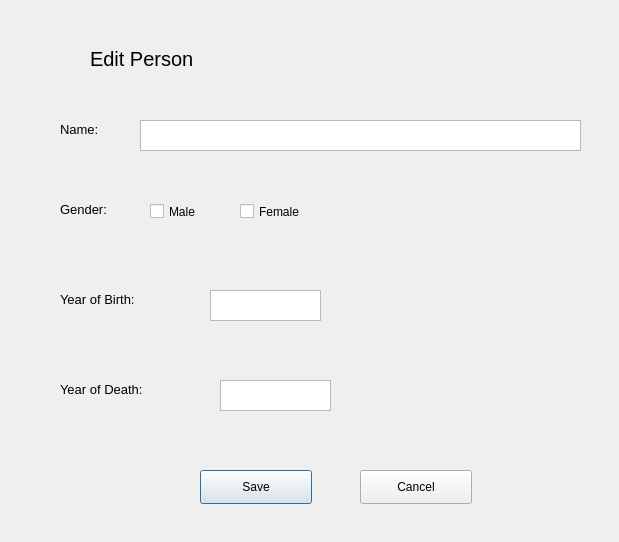
<?xml version="1.0" encoding="UTF-8"?>
<ui version="4.0">
 <class>editPerson</class>
 <widget class="QDialog" name="editPerson">
  <property name="geometry">
   <rect>
    <x>0</x>
    <y>0</y>
    <width>619</width>
    <height>542</height>
   </rect>
  </property>
  <property name="windowTitle">
   <string>Dialog</string>
  </property>
  <widget class="QLabel" name="label">
   <property name="geometry">
    <rect>
     <x>60</x>
     <y>120</y>
     <width>68</width>
     <height>19</height>
    </rect>
   </property>
   <property name="font">
    <font>
     <pointsize>10</pointsize>
    </font>
   </property>
   <property name="text">
    <string>Name:</string>
   </property>
  </widget>
  <widget class="QLabel" name="label_2">
   <property name="geometry">
    <rect>
     <x>60</x>
     <y>200</y>
     <width>81</width>
     <height>19</height>
    </rect>
   </property>
   <property name="font">
    <font>
     <pointsize>10</pointsize>
    </font>
   </property>
   <property name="text">
    <string>Gender:</string>
   </property>
  </widget>
  <widget class="QLabel" name="label_3">
   <property name="geometry">
    <rect>
     <x>60</x>
     <y>290</y>
     <width>131</width>
     <height>19</height>
    </rect>
   </property>
   <property name="font">
    <font>
     <pointsize>10</pointsize>
    </font>
   </property>
   <property name="text">
    <string>Year of Birth:</string>
   </property>
  </widget>
  <widget class="QLabel" name="label_4">
   <property name="geometry">
    <rect>
     <x>60</x>
     <y>380</y>
     <width>141</width>
     <height>19</height>
    </rect>
   </property>
   <property name="font">
    <font>
     <pointsize>10</pointsize>
    </font>
   </property>
   <property name="text">
    <string>Year of Death:</string>
   </property>
  </widget>
  <widget class="QLabel" name="label_5">
   <property name="geometry">
    <rect>
     <x>90</x>
     <y>38</y>
     <width>231</width>
     <height>41</height>
    </rect>
   </property>
   <property name="font">
    <font>
     <pointsize>15</pointsize>
    </font>
   </property>
   <property name="text">
    <string>Edit Person</string>
   </property>
  </widget>
  <widget class="QPushButton" name="btnSaveEdit">
   <property name="geometry">
    <rect>
     <x>200</x>
     <y>470</y>
     <width>112</width>
     <height>34</height>
    </rect>
   </property>
   <property name="text">
    <string>Save</string>
   </property>
  </widget>
  <widget class="QPushButton" name="btnCancelEdit">
   <property name="geometry">
    <rect>
     <x>360</x>
     <y>470</y>
     <width>112</width>
     <height>34</height>
    </rect>
   </property>
   <property name="text">
    <string>Cancel</string>
   </property>
  </widget>
  <widget class="QTextEdit" name="textEditNewName">
   <property name="geometry">
    <rect>
     <x>140</x>
     <y>120</y>
     <width>441</width>
     <height>31</height>
    </rect>
   </property>
  </widget>
  <widget class="QTextEdit" name="textEditBirthYear">
   <property name="geometry">
    <rect>
     <x>210</x>
     <y>290</y>
     <width>111</width>
     <height>31</height>
    </rect>
   </property>
  </widget>
  <widget class="QTextEdit" name="textEditDeathYear">
   <property name="geometry">
    <rect>
     <x>220</x>
     <y>380</y>
     <width>111</width>
     <height>31</height>
    </rect>
   </property>
  </widget>
  <widget class="QCheckBox" name="checkBoxMale">
   <property name="geometry">
    <rect>
     <x>150</x>
     <y>200</y>
     <width>101</width>
     <height>23</height>
    </rect>
   </property>
   <property name="text">
    <string>Male</string>
   </property>
  </widget>
  <widget class="QCheckBox" name="checkBoxFemale">
   <property name="geometry">
    <rect>
     <x>240</x>
     <y>200</y>
     <width>101</width>
     <height>23</height>
    </rect>
   </property>
   <property name="text">
    <string>Female</string>
   </property>
  </widget>
 </widget>
 <resources/>
 <connections/>
</ui>
